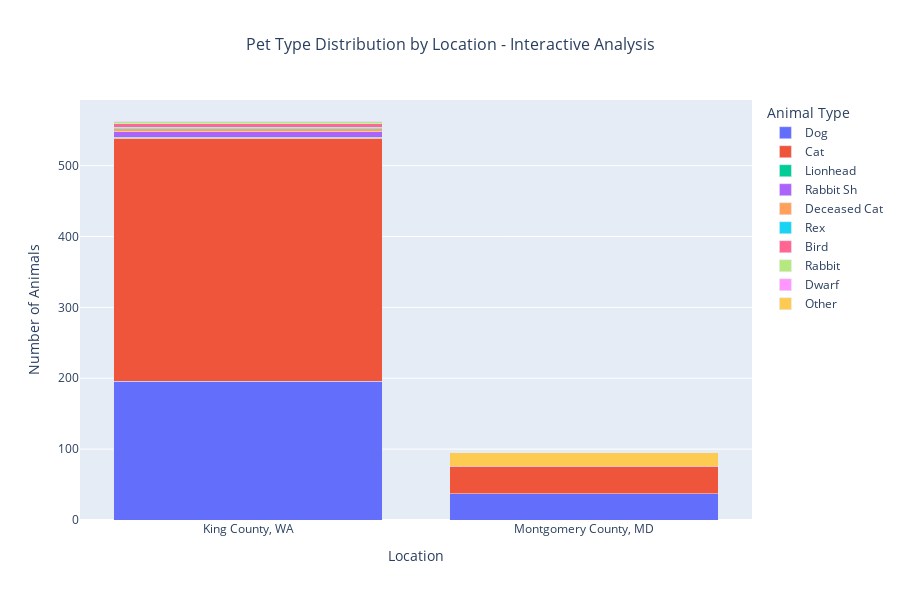

Notebook code cell kept with this figure:
### Markdown cell above
## Pet Type Distribution Analysis (ABOVE)

The pei chart shows the **breakdown of different animal types** in the shelter system.

### Key Findings:
- **Cats**: Most numerous (approximately 380 animals)
- **Dogs**: Second most common (approximately 230 animals)
- **Other Animals**: Much smaller numbers (birds, rabbits, etc.)

### Business Implications:
- **Resource Allocation**: Cats and dogs require the most shelter resources
- **Adoption Focus**: Majority of adoptable pets are cats and dogs
- **Specialized Care**: Smaller animal types need specialized attention

### Code cell
pet_type_fig = visualizer.create_interactive_pet_type_distribution_chart()
if pet_type_fig:
    pet_type_fig.show()

### Figure 1 — Plotly figure (JSON) as saved in the notebook; plotly's stock layout.template omitted (floating-point values rounded to 4 significant figures)
{"data": [{"hovertemplate": "Animal Type=Dog<br>Location=%{x}<br>Number of Animals=%{y}<extra></extra>", "legendgroup": "Dog", "marker": {"color": "#636efa", "pattern": {"shape": ""}}, "name": "Dog", "orientation": "v", "showlegend": true, "textposition": "auto", "type": "bar", "x": ["King County, WA", "Montgomery County, MD"], "xaxis": "x", "y": [196, 37], "yaxis": "y"}, {"hovertemplate": "Animal Type=Cat<br>Location=%{x}<br>Number of Animals=%{y}<extra></extra>", "legendgroup": "Cat", "marker": {"color": "#EF553B", "pattern": {"shape": ""}}, "name": "Cat", "orientation": "v", "showlegend": true, "textposition": "auto", "type": "bar", "x": ["King County, WA", "Montgomery County, MD"], "xaxis": "x", "y": [343, 39], "yaxis": "y"}, {"hovertemplate": "Animal Type=Lionhead<br>Location=%{x}<br>Number of Animals=%{y}<extra></extra>", "legendgroup": "Lionhead", "marker": {"color": "#00cc96", "pattern": {"shape": ""}}, "name": "Lionhead", "orientation": "v", "showlegend": true, "textposition": "auto", "type": "bar", "x": ["King County, WA"], "xaxis": "x", "y": [1], "yaxis": "y"}, {"hovertemplate": "Animal Type=Rabbit Sh<br>Location=%{x}<br>Number of Animals=%{y}<extra></extra>", "legendgroup": "Rabbit Sh", "marker": {"color": "#ab63fa", "pattern": {"shape": ""}}, "name": "Rabbit Sh", "orientation": "v", "showlegend": true, "textposition": "auto", "type": "bar", "x": ["King County, WA"], "xaxis": "x", "y": [8], "yaxis": "y"}, {"hovertemplate": "Animal Type=Deceased Cat<br>Location=%{x}<br>Number of Animals=%{y}<extra></extra>", "legendgroup": "Deceased Cat", "marker": {"color": "#FFA15A", "pattern": {"shape": ""}}, "name": "Deceased Cat", "orientation": "v", "showlegend": true, "textposition": "auto", "type": "bar", "x": ["King County, WA"], "xaxis": "x", "y": [4], "yaxis": "y"}, {"hovertemplate": "Animal Type=Rex<br>Location=%{x}<br>Number of Animals=%{y}<extra></extra>", "legendgroup": "Rex", "marker": {"color": "#19d3f3", "pattern": {"shape": ""}}, "name": "Rex", "orientation": "v", "showlegend": true, "textposition": "auto", "type": "bar", "x": ["King County, WA"], "xaxis": "x", "y": [2], "yaxis": "y"}, {"hovertemplate": "Animal Type=Bird<br>Location=%{x}<br>Number of Animals=%{y}<extra></extra>", "legendgroup": "Bird", "marker": {"color": "#FF6692", "pattern": {"shape": ""}}, "name": "Bird", "orientation": "v", "showlegend": true, "textposition": "auto", "type": "bar", "x": ["King County, WA"], "xaxis": "x", "y": [5], "yaxis": "y"}, {"hovertemplate": "Animal Type=Rabbit<br>Location=%{x}<br>Number of Animals=%{y}<extra></extra>", "legendgroup": "Rabbit", "marker": {"color": "#B6E880", "pattern": {"shape": ""}}, "name": "Rabbit", "orientation": "v", "showlegend": true, "textposition": "auto", "type": "bar", "x": ["King County, WA"], "xaxis": "x", "y": [3], "yaxis": "y"}, {"hovertemplate": "Animal Type=Dwarf<br>Location=%{x}<br>Number of Animals=%{y}<extra></extra>", "legendgroup": "Dwarf", "marker": {"color": "#FF97FF", "pattern": {"shape": ""}}, "name": "Dwarf", "orientation": "v", "showlegend": true, "textposition": "auto", "type": "bar", "x": ["King County, WA"], "xaxis": "x", "y": [1], "yaxis": "y"}, {"hovertemplate": "Animal Type=Other<br>Location=%{x}<br>Number of Animals=%{y}<extra></extra>", "legendgroup": "Other", "marker": {"color": "#FECB52", "pattern": {"shape": ""}}, "name": "Other", "orientation": "v", "showlegend": true, "textposition": "auto", "type": "bar", "x": ["Montgomery County, MD"], "xaxis": "x", "y": [19], "yaxis": "y"}], "layout": {"barmode": "stack", "height": 600, "legend": {"orientation": "v", "title": {"text": "Animal Type"}, "tracegroupgap": 0, "x": 1.02, "xanchor": "left", "y": 1, "yanchor": "top"}, "showlegend": true, "title": {"font": {"size": 16}, "text": "Pet Type Distribution by Location - Interactive Analysis", "x": 0.5}, "xaxis": {"anchor": "y", "domain": [0, 1], "title": {"text": "Location"}}, "yaxis": {"anchor": "x", "domain": [0, 1], "title": {"text": "Number of Animals"}}}}
